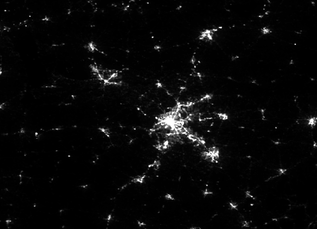
#> input picture comparision/1.png, 317 x 229 px, found by its file name
$ python compare.py
#> lines starting #> are read from the running program, lines starting #| are printed output that depends on the picture; after the words box and inside, x2 and y2 are one past the last pixel; in counts of white or black regions, pixels touching at a corner belong together
from PIL import Image
import numpy as np

def compute_difference(image_path_early, image_path_late, output_filename, threshold=50, color=(255, 0, 0)):
    """Compute and save a difference image between two years.

    Highlights:
    - Red: Newly lit in late image only
    - White: Lit in both
    """
#> called with image_path_early = 'Input/1.png', image_path_late = 'Input/9.png', threshold = 50, color = (255, 0, 0)
    # Load grayscale images
    early = np.array(Image.open(image_path_early).convert('L'))
#> early is the input picture: shape (229, 317); min 0, max 255, mean 8.2
    late = np.array(Image.open(image_path_late).convert('L'))
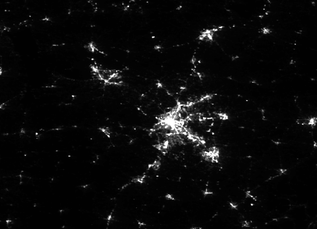
#> input picture comparision/Input/9.png, 317 x 229 px
#> late is the input picture: shape (229, 317); min 0, max 255, mean 10.1

    # Generate binary masks
    mask_early = early > threshold
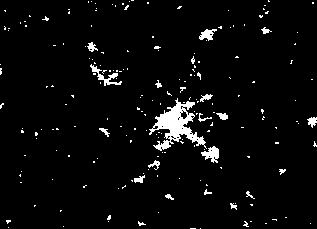
#> mask_early: shape (229, 317) bool; 4% white; 196 white regions (177 under 20 px), largest, box (x1, y1, x2, y2) and area: (149, 98, 207, 151) 1142, (90, 64, 122, 86) 182, (201, 146, 219, 163) 172
    mask_late = late > threshold
#> mask_late: shape (229, 317) bool; 4.5% white; 202 white regions (182 under 20 px), largest, box (x1, y1, x2, y2) and area: (149, 94, 213, 155) 1344, (90, 64, 123, 86) 227, (200, 146, 219, 163) 204

    # Compute changes
    both_lit = mask_early & mask_late      # White
#> both_lit: shape (229, 317) bool; 3.7% white; 183 white regions (165 under 20 px), largest, box (x1, y1, x2, y2) and area: (149, 99, 206, 151) 1117, (90, 64, 122, 85) 177, (201, 146, 219, 163) 171
    newly_lit = ~mask_early & mask_late    # Red
#> newly_lit: shape (229, 317) bool; 0.78% white in thin lines or dots

    # Create output RGB image
    output = np.zeros((*early.shape, 3), dtype=np.uint8)
    output[both_lit] = [255, 255, 255]     # White
    output[newly_lit] = color             # Color

    # Save result
    Image.fromarray(output).save(output_filename)
    print(f"Saved: {output_filename}")

# === Call the function for each comparison ===

# 1.png to 9.png → actual difference 2014–2022
compute_difference('Input/1.png', 'Input/9.png', 'Output/_delhi_actual_difference_2014_2022.png', color=(255, 0, 0))

# 10.png to 19.png → prediction difference 2022–2032
compute_difference('Input/10.png', 'Input/19.png', 'Output/_delhi_prediction_difference_2022_2032.png', color=(0, 255, 0))
#> call 2 of compute_difference, with image_path_early = 'Input/10.png', image_path_late = 'Input/19.png', threshold = 50, color = (0, 255, 0)
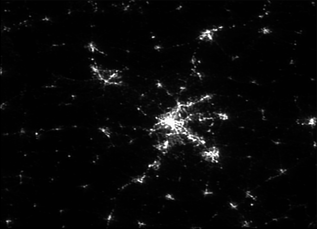
#> input picture comparision/Input/10.png, 317 x 229 px
#> in compute_difference, early is the input picture: shape (229, 317); min 0, max 255, mean 8.9
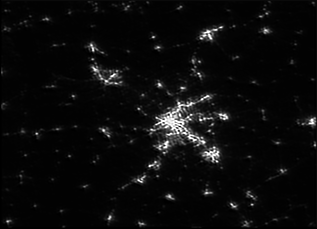
#> input picture comparision/Input/19.png, 317 x 229 px
#> in compute_difference, late is the input picture: shape (229, 317); min 0, max 255, mean 11
#> in compute_difference (call 2), `mask_early = early > threshold`: mask_early: shape (229, 317) bool; 4.1% white; 152 white regions (136 under 20 px), largest, box (x1, y1, x2, y2) and area: (149, 94, 220, 163) 1503, (91, 65, 122, 85) 191, (199, 28, 218, 41) 126
#> in compute_difference (call 2), `mask_late = late > threshold`: mask_late: shape (229, 317) bool; 4.7% white; 127 white regions (107 under 20 px), largest, box (x1, y1, x2, y2) and area: (146, 94, 221, 163) 1813, (91, 62, 123, 86) 253, (199, 26, 224, 42) 162
#> in compute_difference (call 2), `both_lit = mask_early & mask_late`: both_lit: shape (229, 317) bool; 3.9% white; 131 white regions (115 under 20 px), largest, box (x1, y1, x2, y2) and area: (149, 94, 220, 163) 1477, (91, 65, 122, 85) 185, (199, 28, 218, 41) 123
#> in compute_difference (call 2), `newly_lit = ~mask_early & mask_late`: newly_lit: shape (229, 317) bool; 0.83% white in thin lines or dots
#> in compute_difference (call 2), `Image.fromarray(output).save(output_filename)`:
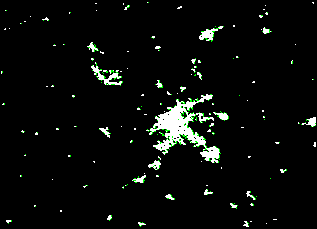
#> saved as _delhi_prediction_difference_2022_2032.png: PIL image 317x229 RGB; mean R, G, B 10, 12.1, 10

# 1.png to 19.png → total difference 2014–2032
compute_difference('Input/1.png', 'Input/19.png', 'Output/_delhi_complete_difference_2014_2032.png', color = (0, 0, 255))
#> call 3 of compute_difference, with image_path_early = 'Input/1.png', image_path_late = 'Input/19.png', threshold = 50, color = (0, 0, 255)
#> in compute_difference (call 3), `both_lit = mask_early & mask_late`: both_lit: shape (229, 317) bool; 3.5% white; 138 white regions (120 under 20 px), largest, box (x1, y1, x2, y2) and area: (149, 99, 207, 151) 1111, (201, 146, 219, 163) 168, (91, 65, 122, 85) 166
#> in compute_difference (call 3), `newly_lit = ~mask_early & mask_late`:
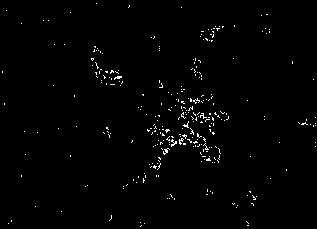
#> newly_lit: shape (229, 317) bool; 1.2% white in thin lines or dots
#> in compute_difference (call 3), `Image.fromarray(output).save(output_filename)`:
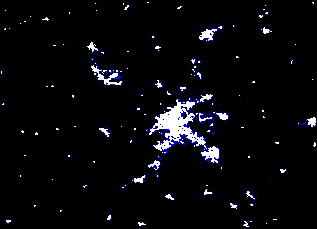
#> saved as _delhi_complete_difference_2014_2032.png: PIL image 317x229 RGB; mean R, G, B 9, 9, 12.1
